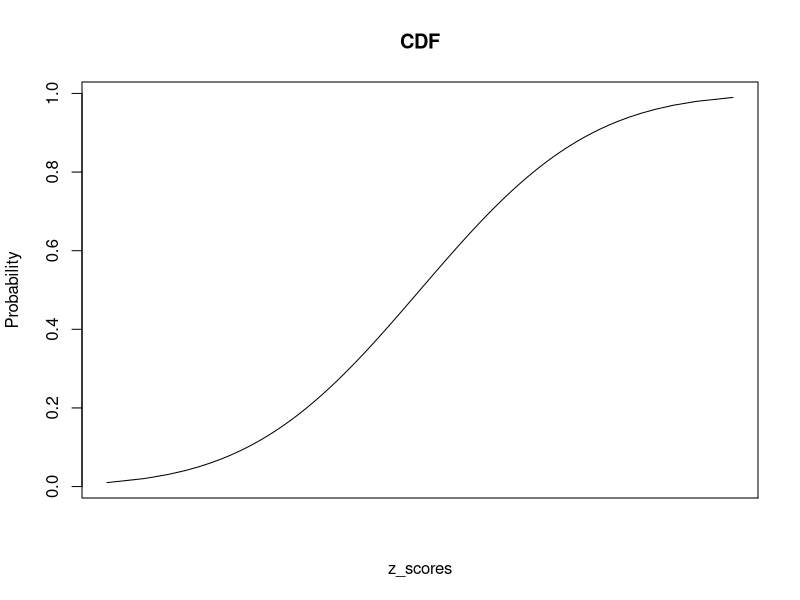

Write the R code that produced this figure.
## ---- chunk 1
uu<-seq(0,1,length=100)
uu<-uu[c(-1,-100)]
z_scores <- qnorm(uu)
pvalues <- pnorm(z_scores)
plot(z_scores,pvalues,type="l",
     xlab="z_scores",
     ylab = "Probability",
     xaxt="n",
     main="CDF")
axis(1, at=which(round(pvalues,2) == 0.2),labels = round(qnorm(0.2),2))
## ---- chunk 2
z_scores<-qnorm(uu)
z_scores[3]<-NA

which(z_scores==Inf)
which(z_scores==-Inf)

which(z_scores==NA)
NA==NA
NA==0
NA==Inf
NA=="dd"
is.na(z_scores)
c1<-z_scores[which(!is.na(z_scores))]
c2<-z_scores[!is.na(z_scores)]
## ---- chunk 3
x<-rpois(30,2)

getevent<-function(v){
  return(v[v%%2==0])
}
getevent(x)
